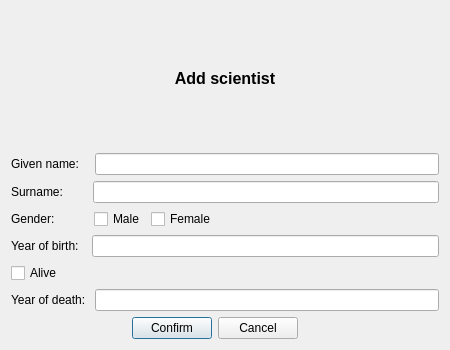
<?xml version="1.0" encoding="UTF-8"?>
<ui version="4.0">
 <class>DialogAddSci</class>
 <widget class="QDialog" name="DialogAddSci">
  <property name="geometry">
   <rect>
    <x>0</x>
    <y>0</y>
    <width>450</width>
    <height>350</height>
   </rect>
  </property>
  <property name="windowTitle">
   <string>Dialog</string>
  </property>
  <layout class="QVBoxLayout" name="verticalLayout">
   <item>
    <widget class="QLabel" name="label_addSci">
     <property name="text">
      <string>&lt;html&gt;&lt;head/&gt;&lt;body&gt;&lt;p&gt;&lt;span style=&quot; font-size:12pt; font-weight:600;&quot;&gt;Add scientist&lt;/span&gt;&lt;/p&gt;&lt;/body&gt;&lt;/html&gt;</string>
     </property>
     <property name="textFormat">
      <enum>Qt::RichText</enum>
     </property>
     <property name="alignment">
      <set>Qt::AlignCenter</set>
     </property>
    </widget>
   </item>
   <item>
    <layout class="QHBoxLayout" name="horizontalLayout">
     <item>
      <widget class="QLabel" name="label_addGivenName">
       <property name="text">
        <string>Given name:   </string>
       </property>
      </widget>
     </item>
     <item>
      <widget class="QLineEdit" name="lineEdit_addGivenName"/>
     </item>
    </layout>
   </item>
   <item>
    <layout class="QHBoxLayout" name="horizontalLayout_2">
     <item>
      <widget class="QLabel" name="label_addSurname">
       <property name="text">
        <string>Surname:       </string>
       </property>
      </widget>
     </item>
     <item>
      <widget class="QLineEdit" name="lineEdit_addSurname"/>
     </item>
    </layout>
   </item>
   <item>
    <layout class="QHBoxLayout" name="horizontalLayout_3">
     <item>
      <widget class="QLabel" name="label_selectGender">
       <property name="text">
        <string>Gender:          </string>
       </property>
      </widget>
     </item>
     <item>
      <widget class="QCheckBox" name="checkBox_male">
       <property name="text">
        <string>Male</string>
       </property>
      </widget>
     </item>
     <item>
      <widget class="QCheckBox" name="checkBox_female">
       <property name="text">
        <string>Female</string>
       </property>
      </widget>
     </item>
     <item>
      <spacer name="horizontalSpacer">
       <property name="orientation">
        <enum>Qt::Horizontal</enum>
       </property>
       <property name="sizeHint" stdset="0">
        <size>
         <width>40</width>
         <height>20</height>
        </size>
       </property>
      </spacer>
     </item>
    </layout>
   </item>
   <item>
    <layout class="QHBoxLayout" name="horizontalLayout_4">
     <item>
      <widget class="QLabel" name="label_birthYear">
       <property name="text">
        <string>Year of birth:  </string>
       </property>
      </widget>
     </item>
     <item>
      <widget class="QLineEdit" name="lineEdit_addBirthYear"/>
     </item>
    </layout>
   </item>
   <item>
    <widget class="QCheckBox" name="checkBox_alive">
     <property name="text">
      <string>Alive</string>
     </property>
    </widget>
   </item>
   <item>
    <layout class="QHBoxLayout" name="horizontalLayout_5">
     <item>
      <widget class="QLabel" name="label_deathYear">
       <property name="text">
        <string>Year of death: </string>
       </property>
      </widget>
     </item>
     <item>
      <widget class="QLineEdit" name="lineEdit_addDeathYear"/>
     </item>
    </layout>
   </item>
   <item>
    <layout class="QHBoxLayout" name="horizontalLayout_6">
     <item>
      <spacer name="horizontalSpacer_2">
       <property name="orientation">
        <enum>Qt::Horizontal</enum>
       </property>
       <property name="sizeHint" stdset="0">
        <size>
         <width>128</width>
         <height>20</height>
        </size>
       </property>
      </spacer>
     </item>
     <item>
      <widget class="QPushButton" name="confirmAddButton">
       <property name="text">
        <string>Confirm</string>
       </property>
      </widget>
     </item>
     <item>
      <widget class="QPushButton" name="pushButton_cancelAdd">
       <property name="text">
        <string>Cancel</string>
       </property>
      </widget>
     </item>
     <item>
      <spacer name="horizontalSpacer_3">
       <property name="orientation">
        <enum>Qt::Horizontal</enum>
       </property>
       <property name="sizeHint" stdset="0">
        <size>
         <width>148</width>
         <height>20</height>
        </size>
       </property>
      </spacer>
     </item>
    </layout>
   </item>
  </layout>
  <zorder>lineEdit_addSurname</zorder>
  <zorder>lineEdit_2</zorder>
  <zorder>lineEdit_addBirthYear</zorder>
  <zorder>lineEdit_addDeathYear</zorder>
  <zorder>label_addGivenName</zorder>
  <zorder>label_selectGender</zorder>
  <zorder>label_birthYear</zorder>
  <zorder>lineEdit_addDeathYear</zorder>
  <zorder>checkBox_alive</zorder>
  <zorder>label_deathYear</zorder>
  <zorder>lineEdit_addGivenName</zorder>
  <zorder>label_addSurname</zorder>
  <zorder>lineEdit_addBirthYear</zorder>
  <zorder>label_birthYear</zorder>
  <zorder>label_deathYear</zorder>
  <zorder>lineEdit_addDeathYear</zorder>
  <zorder>confirmAddButton</zorder>
  <zorder>pushButton_cancelAdd</zorder>
  <zorder>horizontalSpacer_2</zorder>
  <zorder>horizontalSpacer_3</zorder>
  <zorder>label_addSci</zorder>
 </widget>
 <resources/>
 <connections/>
</ui>
